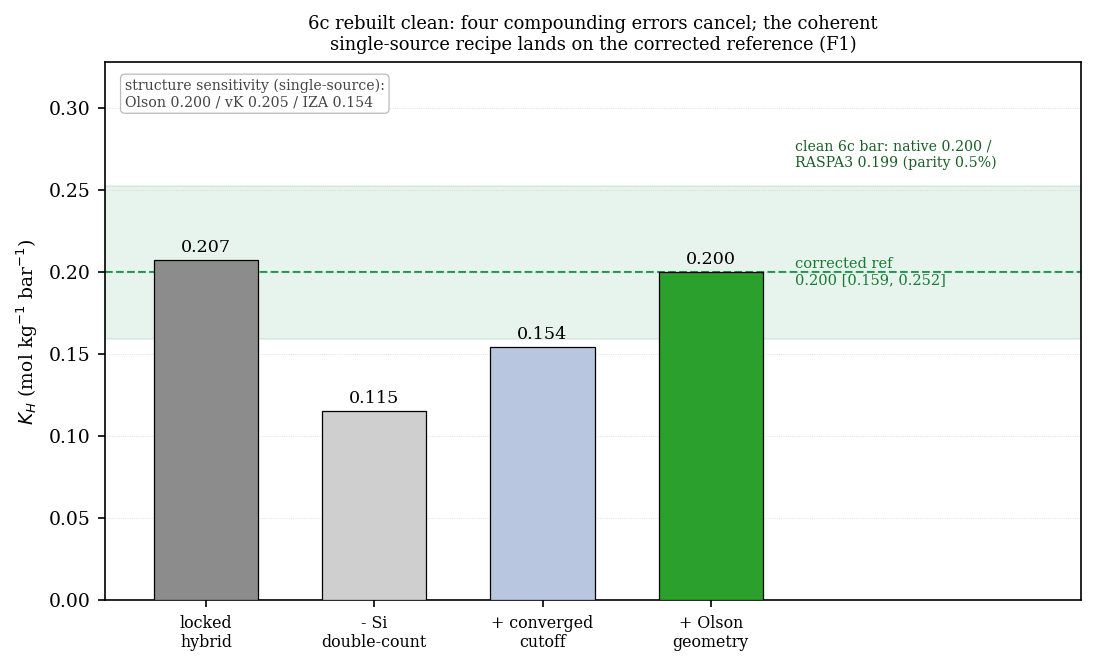

Source code (Python):
#!/usr/bin/env python3
"""Branch 6c four-error cancellation (Finding F1 / section 2.4). The originally-locked hybrid recipe
(0.207) "passed" only by a cancellation of four compounding errors; removing each in turn -- the silicon
double-count, the under-converged 12 A cutoff, and the non-calibration structure -- lands the coherent
single-source recipe on the corrected reference (0.200), cross-engine (native 0.200, RASPA3 0.199).
Every value reads from the committed JSON (cancellation_6c.json); nothing is hardcoded."""
import figstyle as S
import matplotlib.pyplot as plt
import numpy as np

D = S.load("cancellation_6c.json")
chain = D["chain"]
ref = D["reference"]["K_H_mol_kg_bar"]
lo, hi = D["reference"]["window"]
clean = D["clean_result"]
ss = D["structure_sensitivity"]

labels = [c["short"] for c in chain]
vals = [c["K_H_mol_kg_bar"] for c in chain]
cols = ["#8c8c8c", "#cfcfcf", "#b9c6e0", "#2ca02c"]  # hybrid(double-count) -> intermediates -> clean(=ref)

plt.rcParams.update({"font.family": "serif", "font.size": 9})
fig, ax = plt.subplots(figsize=(7.4, 4.5))

# corrected-reference band + line
ax.axhspan(lo, hi, color="#1a9850", alpha=0.10, zorder=0)
ax.axhline(ref, color="#1a9850", ls="--", lw=1.0, zorder=1)
ax.text(3.50, ref, f"corrected ref\n{S.fmt(ref, 3)} [{S.fmt(lo, 3)}, {S.fmt(hi, 3)}]",
        va="center", ha="left", fontsize=7.0, color="#1a7a34")

xs = np.arange(len(vals))
ax.bar(xs, vals, color=cols, edgecolor="k", lw=0.6, zorder=3, width=0.62)
for x, v in zip(xs, vals):
    ax.text(x, v + 0.005, S.fmt(v, 3), ha="center", fontsize=8.4, zorder=4)

# the clean (final) bar carries the cross-engine parity -- placed in the right margin
ax.text(3.50, ref + 0.062,
        f"clean 6c bar: native {S.fmt(clean['native_K_H_mol_kg_bar'], 3)} /\n"
        f"RASPA3 {S.fmt(clean['raspa3_K_H_mol_kg_bar'], 3)} (parity {S.fmt(clean['parity_pct'], 1)}%)",
        ha="left", va="bottom", fontsize=6.8, color="#1a5e26")

# structure sensitivity of the converged single-source recipe
ax.text(0.02, 0.97, f"structure sensitivity (single-source):\nOlson {S.fmt(ss['Olson'], 3)} / "
        f"vK {S.fmt(ss['van_Koningsveld'], 3)} / IZA {S.fmt(ss['IZA_idealized'], 3)}",
        transform=ax.transAxes, ha="left", va="top", fontsize=6.8, color="#444",
        bbox=dict(boxstyle="round,pad=0.3", fc="white", ec="#bbb", lw=0.6))

ax.set_xticks(xs)
ax.set_xticklabels(labels, fontsize=7.6)
ax.set_ylabel(r"$K_H$ (mol kg$^{-1}$ bar$^{-1}$)")
ax.set_ylim(0, max(max(vals), hi) * 1.30)
ax.set_xlim(-0.6, 5.2)
ax.set_title("6c rebuilt clean: four compounding errors cancel; the coherent\n"
             "single-source recipe lands on the corrected reference (F1)", fontsize=8.6)
ax.grid(True, axis="y", ls=":", lw=0.4, alpha=0.5)
fig.tight_layout()
S.save(fig, "fp_6c_cancellation")
print(f"6c cancellation chain {vals} -> ref {ref}; clean native {clean['native_K_H_mol_kg_bar']} "
      f"raspa3 {clean['raspa3_K_H_mol_kg_bar']} parity {clean['parity_pct']}%")
